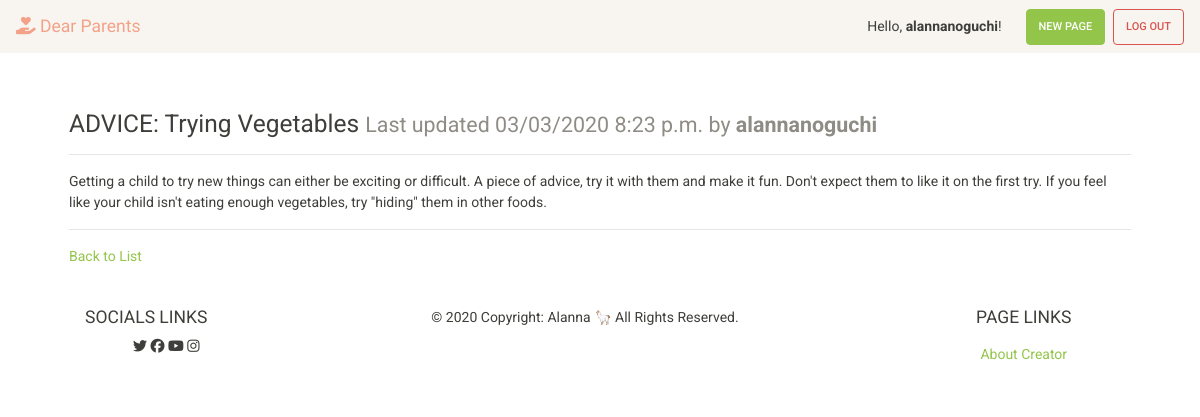
The app's page /advice-trying-vegetables/ (signed in) with its own data.
### blog/models.py (models this page shows, shortened)
class Page(models.Model):
    title = models.CharField(max_length=settings.BLOG_POST_TITLE_MAX_LENGTH, unique=True,
                             help_text="Title of your page.")
    author = models.ForeignKey(User, on_delete=models.PROTECT,
                               help_text="The user that posted this article.")
    slug = models.CharField(max_length=settings.BLOG_POST_TITLE_MAX_LENGTH, blank=True, editable=False,
                            help_text="Unique URL path to access this page. Generated by the system.")
    content = models.TextField(
        help_text="Write the content of your page here.")
    created = models.DateTimeField(auto_now_add=True,
                                   help_text="The date and time this page was created. Automatically generated when the model saves.")
    modified = models.DateTimeField(auto_now=True,
                                    help_text="The date and time this page was updated. Automatically generated when the model updates.")

### blog/views.py (the view)
# urls.py: path('<str:slug>/', PostDetailView.as_view(), name='blog-details-page'),
class PostDetailView(DetailView):
    model = Page
    def get(self, request, slug):
        page = self.get_queryset().get(slug__iexact=slug)
        return render(request, 'page.html', {
          'page': page
        })

### blog/templates/page.html
{% extends "base.html" %}
{% block content %}
  <div class="row">
    <div class="col m-4">
      <h3>{{ page.title }} <small class="text-muted">Last updated {{ page.modified|date:"SHORT_DATETIME_FORMAT" }} by <b>{{ page.author.username }}</b></small></h3>
      <hr>
      <p>{{ page.content|linebreaksbr }}</p>
      <hr>
      <a href="{% url 'blog-list-page' %}">Back to List</a>
    </div>
  </div>
{% endblock %}

### templates/base.html (shortened to what this page needs)
<!doctype html>
<html lang="en">
  <head>
    <link rel="stylesheet" href="https://bootswatch.com/4/sandstone/bootstrap.css">
  </head>
  <body>
    <nav class="navbar navbar-expand-lg navbar-light bg-light">
      <a style="font-family: spartan, sans-serif; color:rgb(243, 161, 136)" class="navbar-brand" href="{% url 'blog-list-page' %}"><i class="fas fa-hand-holding-heart"></i> Dear Parents</a>
      <form class="form-inline ml-auto">
        {% if request.user.is_authenticated %}
          <div class="text-black">Hello, <strong>{{ request.user.username }}</strong>!</div>
        {% endif %}
        {% if request.user.is_authenticated %}
        <a href="{% url 'new-page' %}" class="btn btn-success ml-4">New Page</a>
        <a href="{% url 'logout' %}" class="btn btn-outline-danger ml-2">Log Out</a>
        {% else %}
        <a href="{% url 'login' %}" class="btn btn-outline-secondary ml-2">Log In</a>
        <a href="{% url 'signup' %}" class="btn btn-secondary ml-2">Sign Up</a>
        {% endif %}
      </form>
    </nav>
    <main role="main" class="container" style="margin-top: 4vh;">
      {% block content %}{% endblock %}
    </main>
    {% include 'partials/footer.html' %}
  </body>

### records on screen
Page: title "ADVICE: Trying Vegetables", modified "03/03/2020 8:23 p.m.", author.username "alannanoguchi", content "Getting a child to try new things can either be exciting or difficult. A piece of advice, try it with them and make it fun. Don't expect them to like it on the first try. If you feel like your child isn't eating enough vegetables, try \"hiding\" them in other foods."

### other values on screen
{{ request.user.username }} "alannanoguchi"
